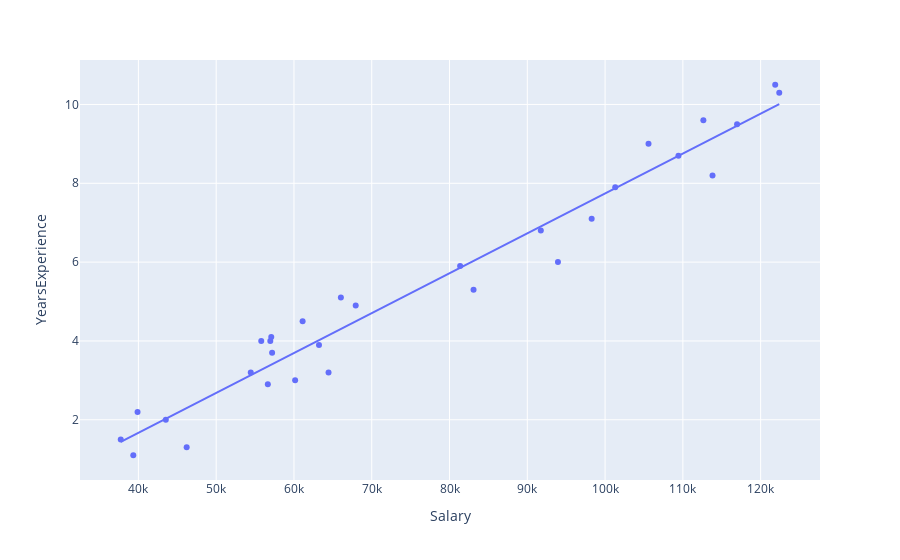

Here is the notebook cell this chart was saved with:
### Code cell
figure = px.scatter(data_frame= df,
                    x = "Salary",
                    y = "YearsExperience",
                    trendline = 'ols')
figure.show()

### Figure 1 — Plotly figure (JSON) as saved in the notebook; plotly's stock layout.template omitted (floating-point values rounded to 4 significant figures)
{"data": [{"hovertemplate": "Salary=%{x}<br>YearsExperience=%{y}<extra></extra>", "legendgroup": "", "marker": {"color": "#636efa", "symbol": "circle"}, "mode": "markers", "name": "", "orientation": "v", "showlegend": false, "type": "scatter", "x": [39343, 46205, 37731, 43525, 39891, 56642, 60150, 54445, 64445, 57189, 63218, 55794, 56957, 57081, 61111, 67938, 66029, 83088, 81363, 93940, 91738, 98273, 101302, 113812, 109431, 105582, 116969, 112635, 122391, 121872], "xaxis": "x", "y": [1.1, 1.3, 1.5, 2, 2.2, 2.9, 3, 3.2, 3.2, 3.7, 3.9, 4, 4, 4.1, 4.5, 4.9, 5.1, 5.3, 5.9, 6, 6.8, 7.1, 7.9, 8.2, 8.7, 9, 9.5, 9.6, 10.3, 10.5], "yaxis": "y"}, {"hovertemplate": "<b>OLS trendline</b><br>YearsExperience = 0.000101266 * Salary + -2.38316<br>R<sup>2</sup>=0.956957<br><br>Salary=%{x}<br>YearsExperience=%{y} <b>(trend)</b><extra></extra>", "legendgroup": "", "marker": {"color": "#636efa", "symbol": "circle"}, "mode": "lines", "name": "", "showlegend": false, "type": "scatter", "x": [37731, 39343, 39891, 43525, 46205, 54445, 55794, 56642, 56957, 57081, 57189, 60150, 61111, 63218, 64445, 66029, 67938, 81363, 83088, 91738, 93940, 98273, 101302, 105582, 109431, 112635, 113812, 116969, 121872, 122391], "xaxis": "x", "y": [1.438, 1.601, 1.656, 2.024, 2.296, 3.13, 3.267, 3.353, 3.385, 3.397, 3.408, 3.708, 3.805, 4.019, 4.143, 4.303, 4.497, 5.856, 6.031, 6.907, 7.13, 7.569, 7.875, 8.309, 8.698, 9.023, 9.142, 9.462, 9.958, 10.01], "yaxis": "y"}], "layout": {"legend": {"tracegroupgap": 0}, "margin": {"t": 60}, "xaxis": {"anchor": "y", "domain": [0, 1], "title": {"text": "Salary"}}, "yaxis": {"anchor": "x", "domain": [0, 1], "title": {"text": "YearsExperience"}}}}
